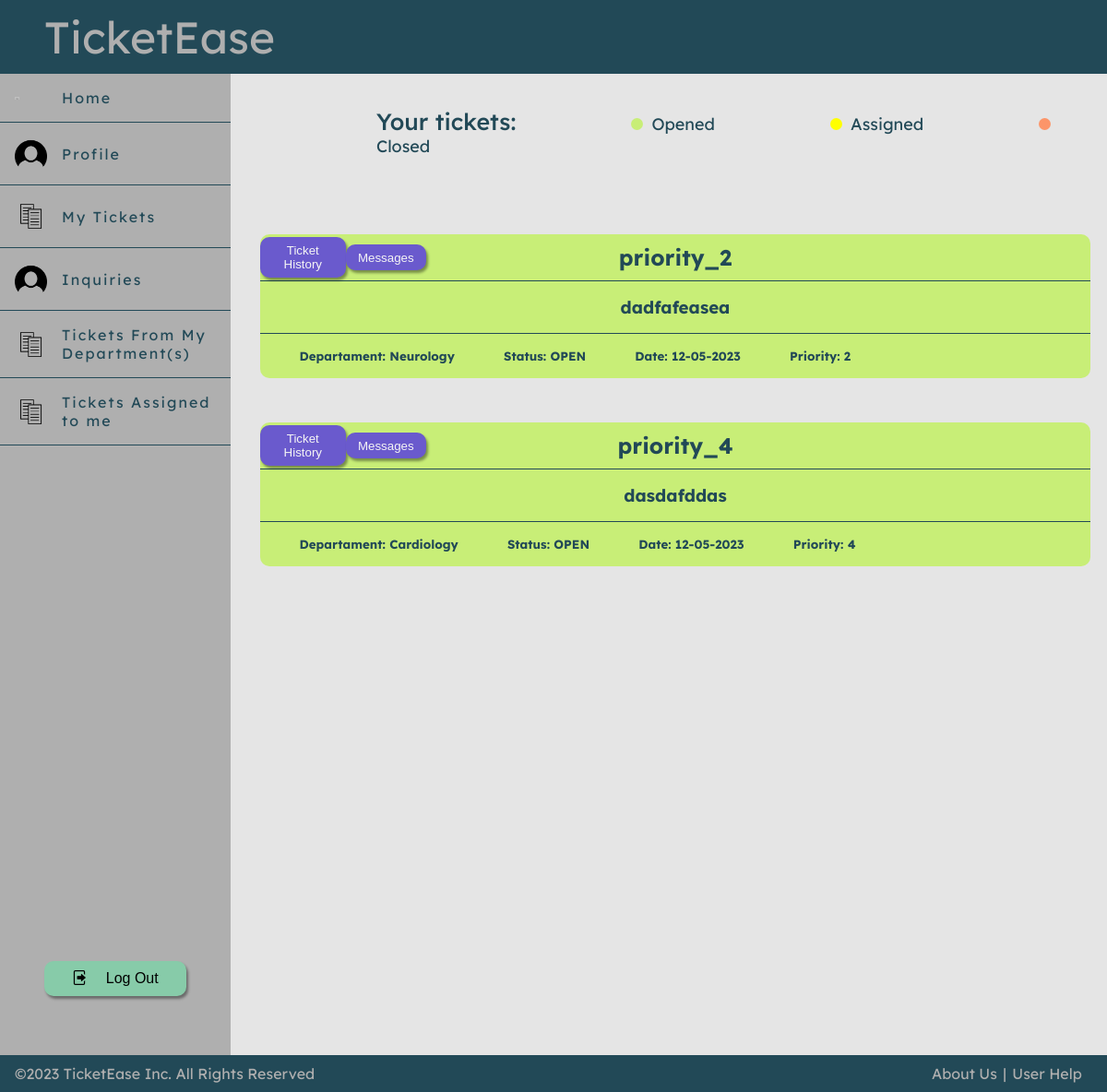
/pages/mytickets.php (signed in), run on an earlier commit of the app's database.
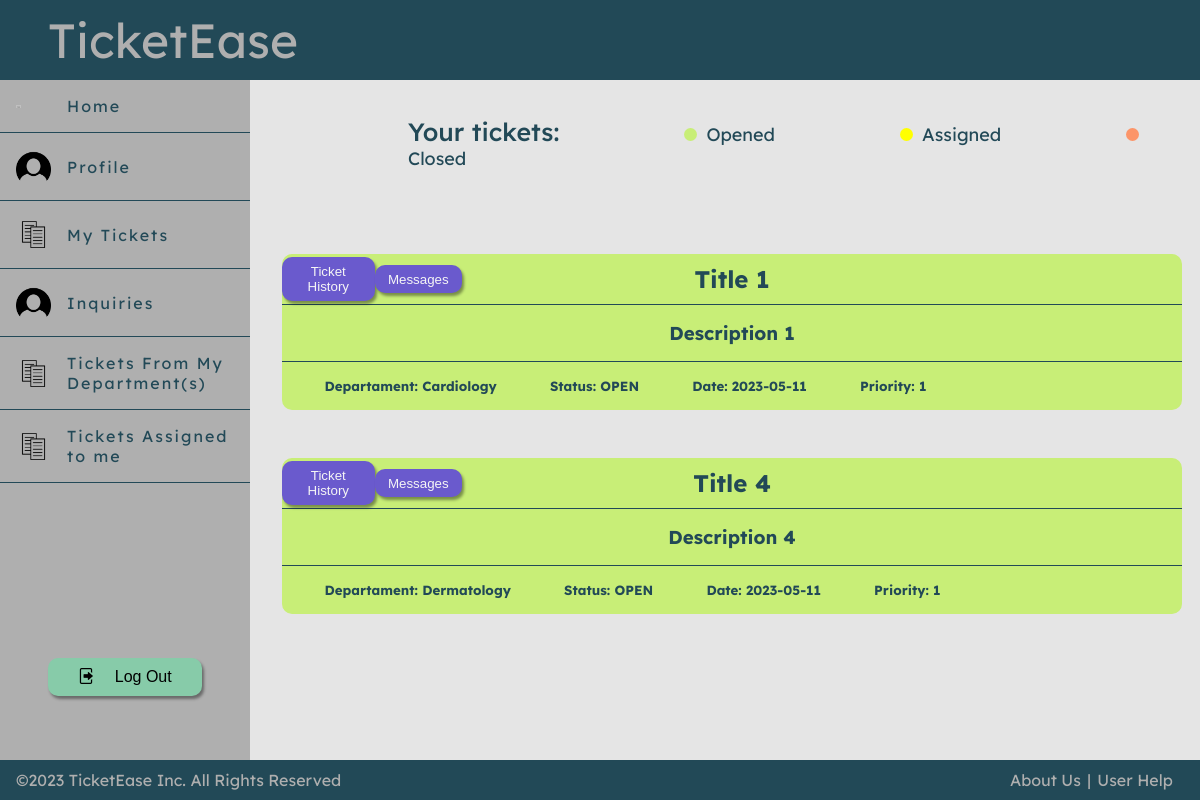
And on a later commit of the database.
### tables this page shows
CREATE TABLE Ticket(
                       idTicket INTEGER PRIMARY KEY AUTOINCREMENT,
                       title TEXT NOT NULL,
                       description TEXT NOT NULL,
                       priority INTEGER NOT NULL,
                       create_date DATE,
                       cria INTEGER REFERENCES User,
                       resolve INTEGER REFERENCES User,
                       idDepartment INTEGER REFERENCES Department,
                       CONSTRAINT CHECK_Ticket_createdate CHECK (create_date >= 2023-01-01)
);

CREATE TABLE Department(
                           idDepartment INTEGER PRIMARY KEY AUTOINCREMENT,
                           name TEXT NOT NULL,
                           description Text,
                           CONSTRAINT UNIQUE_Department_name UNIQUE (name)
);

### pages/mytickets.php (called while the page is built, shortened)
<?php
require_once(dirname(__DIR__).'/templates/common.tpt.php');
require_once(dirname(__DIR__).'/database/connection.php');
require_once(dirname(__DIR__).'/classes/ticket.class.php');
require_once(dirname(__DIR__).'/utils/session.php');
require_once(dirname(__DIR__).'/templates/mytickets.tpl.php');
$session = new Session();
$db = getDatabaseConnection();
$tickets = Ticket::getTickets($db, $session->getId());
drawMyTicketPage($tickets, $db);
?>

### classes/ticket.class.php (called while the page is built, shortened)
<?php
  class Ticket {
    private ?int $idTicket;
    private string $title;
    private string $description;
    private int $priority;
    private string $createDate;
    private int $idDepartment;
    public function __construct(?int $idTicket, string $title, string $description, int $priority, string $createDate, int $cria, ?int $resolve, int $idDepartment) {
        $this->idTicket = $idTicket;
        $this->title = $title;
        $this->description = $description;
        $this->priority = $priority;
        $this->createDate = $createDate;
        $this->idDepartment = $idDepartment;
    }
    public function getIdTicket(): ?int {
        return $this->idTicket;
    }
    public function getTitle(): string {
        return $this->title;
    }
    public function getDescription(): string {
        return $this->description;
    }
    public function getPriority(): int {
        return $this->priority;
    }
    public function getCreateDate(): string {
        return $this->createDate;
    }
    public function getidDepartment(): int {
        return $this->idDepartment;
    }
    public static function getTickets(PDO $db, int $cria): array {
        $stmt = $db->prepare('SELECT * FROM Ticket WHERE cria = ?');
        $stmt->execute(array($cria));
        $tickets = array();
        while ($ticket = $stmt->fetch()) {
            $tickets[] = new Ticket(
                intval($ticket['idTicket']),
                $ticket['title'],
                $ticket['description'],
                intval($ticket['priority']),
                $ticket['create_date'],
                intval($ticket['cria']),
                intval($ticket['resolve']),
                intval($ticket['idDepartment'])
            );
        }
        return $tickets;
    }
    public function getTicketDepartmentName(PDO $db): string {
        $stmt = $db->prepare('SELECT name FROM Department WHERE idDepartment = ?');
        $stmt->execute(array($this->idDepartment));
        $department = $stmt->fetch();
        return $department['name'];
    }
    public function getLastTicketStatus(PDO $db): string {
        $stmt = $db->prepare('SELECT idStatus FROM Ticket_Status WHERE idTicket = ? ORDER BY ROWID DESC LIMIT 1');
        $stmt->execute(array($this->idTicket));
        $status = $stmt->fetch();
        if ($status) {
            $stmt = $db->prepare('SELECT stage FROM Status WHERE idStatus = ?');
            $stmt->execute(array($status['idStatus']));
            $statusName = $stmt->fetch();
            return $statusName['stage'];
        } else {
            return '';
        }
    }
}
?>

### utils/session.php (called while the page is built, shortened)
<?php
  class Session {
    public function getId() : ?int {
      return isset($_SESSION['id']) ? $_SESSION['id'] : null;
    }
  }
?>

### templates/mytickets.tpl.php (the view, shortened to what the changed rows need)
<?php function drawMyTicketPage(array $tickets, PDO $db) { ?>
    <section class ="ticketsPage">
        <section class="TicketOverflow">
            <?php foreach($tickets as $ticket) {
                drawSingleTicket($db,$ticket,1);
            }?>
        </section>
    </section>
<?php }
function drawSingleTicket($db,Ticket $ticket, int $entity){ ?>
    <?php
        $status = $ticket->getLastTicketStatus($db);
        $backgroundColor="";
        if($entity<=2) {
            switch ($status) {
                case "OPEN" :
                    $backgroundColor = "red";
                    break;
            }
        }
    ?>
    <div class="retangulo <?php echo $backgroundColor ?>" data-department = "<?php echo $ticket->getidDepartment()?>" data-status ="<?php echo $ticket->getLastTicketStatus($db)?>">
        <section class = "AssignTicket">
            <div>
                <form method="post" action="../pages/ticketChanges.php">
                    <button type="submit" name="Ticket" value="<?php echo $ticket->getIdTicket()?>">Ticket History</button>
                </form>
                <?php if($entity===3 || $entity===1) {  ?>
                <form method="post" action="../pages/messages.php">
                    <button type="submit" name="Ticket" value="<?php echo $ticket->getIdTicket()?>"> Messages </button>
                </form>
                <?php } ?>
            </div>
            <h2 class="ticketText"><?=$ticket->getTitle()?></h2>
        </section>
        <section>
            <h3 class="ticketDescription"><?=$ticket->getDescription()?></h3>
        </section>
        <section>
            <article>
                <h5>Departament: <?=$ticket->getTicketDepartmentName($db)?></h5>
                <h5>Status: <?=$status?></h5>
                <h5 data-date="<?php echo $ticket->getCreateDate()?>">Date: <?=$ticket->getCreateDate()?></h5>
                <h5 data-priority = "<?php echo $ticket->getPriority()?>">Priority: <?=$ticket->getPriority()?></h5>
            </article>
        </section>
    </div>
<?php }

What changed in the data, as far as the page shows it:
no longer on this page (row edited): ticket: title "priority_2", description "dadfafeasea", idDepartment.name "Neurology", status "OPEN", create_date "12-05-2023", priority "2"
no longer on this page (row edited): ticket: $ticket->getIdTicket() 3 (drawn), title "priority_4", description "dasdafddas", idDepartment.name "Cardiology", status "OPEN", create_date "12-05-2023", priority "4"
now on this page (row edited): ticket: title "Title 1", description "Description 1", idDepartment.name "Cardiology", status "OPEN", create_date "2023-05-11", priority "1"
now on this page (row edited): ticket: $ticket->getIdTicket() 4 (drawn), title "Title 4", description "Description 4", idDepartment.name "Dermatology", status "OPEN", create_date "2023-05-11", priority "1"
